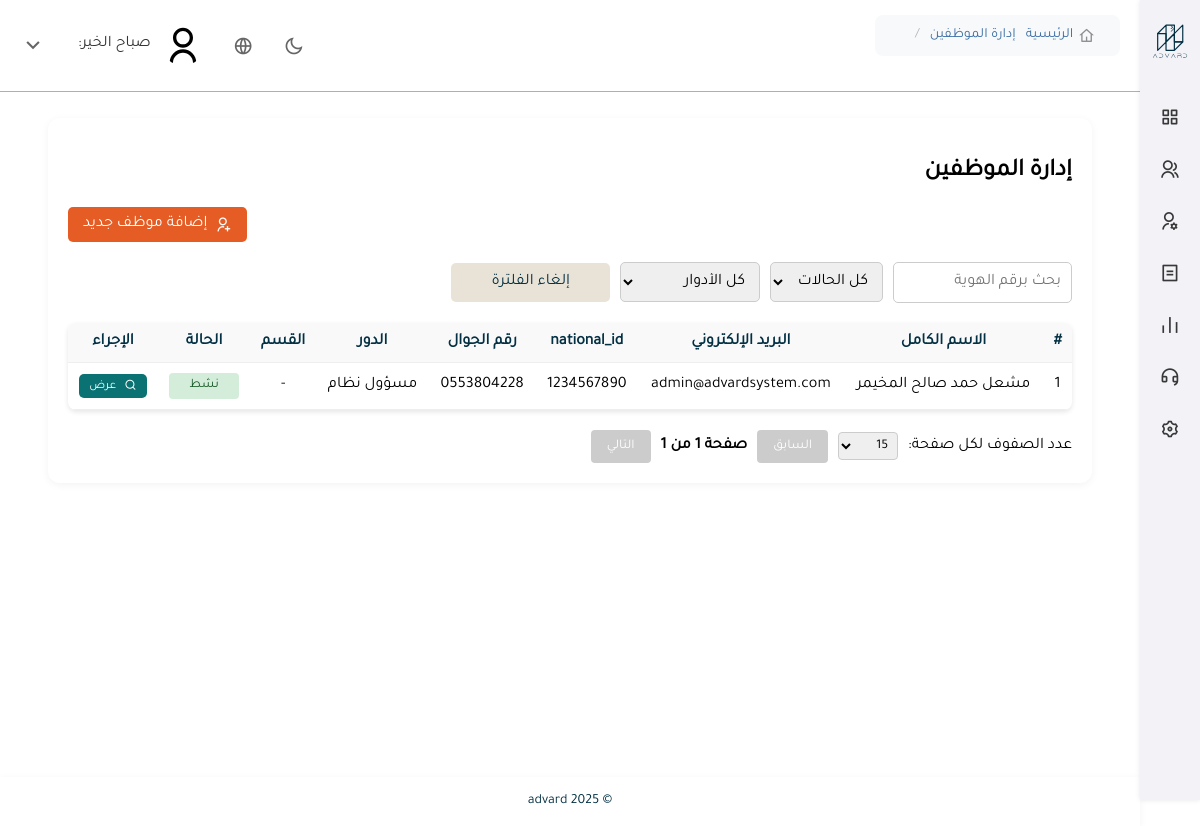
Screenshot of /admin-panel/employees/ with the database file from the repository.
### backend/accounts/models.py (models this page shows, shortened)
class InternalEmployee(models.Model):
    ROLE_CHOICES = [
        ('admin', 'مسؤول نظام'),
        ('support', 'دعم فني'),
        ('sales', 'مندوب مبيعات'),
        ('other', 'أخرى'),
    ]
    user = models.OneToOneField(CustomUser, on_delete=models.CASCADE, verbose_name="حساب المستخدم")
    role = models.CharField(max_length=20, choices=ROLE_CHOICES, default='other', verbose_name="الدور")
    domain_verified = models.BooleanField(default=False, verbose_name="تم التحقق من الدومين")
    class Meta:
        verbose_name = "موظف داخلي"
        verbose_name_plural = "الموظفون الداخليون"

class CustomUser(AbstractBaseUser, PermissionsMixin):
    USER_TYPES = [
        ('internal_admin', 'مسؤول داخلي'),
        ('internal_employee', 'موظف داخلي'),
        ('client_admin', 'مدير شركة عميلة'),
        ('client_employee', 'موظف شركة عميلة'),
    ]
    email = models.EmailField(unique=True, verbose_name="البريد الإلكتروني")
    full_name = models.CharField(max_length=255, verbose_name="الاسم الكامل")
    phone = models.CharField(max_length=20, verbose_name="رقم الجوال")
    national_id = models.CharField(max_length=20, unique=True, verbose_name="رقم الهوية")
    gender = models.CharField(max_length=10, choices=[('male', 'ذكر'), ('female', 'أنثى')], null=True, blank=True)
    nationality = models.CharField(max_length=50, null=True, blank=True, verbose_name="الجنسية")
    job_title = models.CharField(max_length=100, null=True, blank=True, verbose_name="المسمى الوظيفي")
    department = models.CharField(max_length=100, null=True, blank=True, verbose_name="القسم")
    employee_code = models.CharField(max_length=50, null=True, blank=True, verbose_name="الرقم الوظيفي")
    user_type = models.CharField(max_length=20, choices=USER_TYPES, default='client_employee', verbose_name="نوع المستخدم")
    company = models.ForeignKey(Company, null=True, blank=True, on_delete=models.SET_NULL, verbose_name="الشركة التابع لها")
    image = models.ImageField(upload_to='users/', null=True, blank=True, verbose_name="الصورة الشخصية")
    is_active = models.BooleanField(default=True)
    is_staff = models.BooleanField(default=False)
    date_joined = models.DateTimeField(default=timezone.now)
    objects = CustomUserManager()
    USERNAME_FIELD = 'email'
    REQUIRED_FIELDS = ['full_name', 'national_id']
    class Meta:
        verbose_name = "المستخدم"
        verbose_name_plural = "المستخدمون"

### backend/admin_panel/views.py (the view)
# urls.py: path('employees/', views.employees_view, name='employees'),
def employees_view(request):
    employees = InternalEmployee.objects.select_related('user').all()
    return render(request, 'admin_panel/employees.html', {'employees': employees})

### backend/accounts/context_processors.py (called while the page is built)
def user_avatar(request):
    default_avatar = '/static/images/default_avatar.svg'
    if request.user.is_authenticated:
        avatar = getattr(request.user, 'avatar', None)
        if avatar:
            avatar_path = os.path.join(settings.MEDIA_ROOT, avatar.name)
            if os.path.exists(avatar_path):
                return {'user_avatar': avatar.url}
    return {'user_avatar': default_avatar}

### backend/admin_panel/templates/admin_panel/employees.html (shortened to what this page needs)
{% extends 'admin_panel/panel_base.html' %}
{% load static %}
{% block content %}
<div class="page-container">
    <h2>إدارة الموظفين</h2>
    <div class="action-buttons">
        <a href="{% url 'admin_panel:employee_add' %}" class="btn-add">
            <i class="ri-user-add-line"></i> إضافة موظف جديد
        </a>
    </div>
    <div class="filters">
        <input type="text" id="searchID" placeholder="بحث برقم الهوية">
        <select id="filterStatus">
            <option value="">كل الحالات</option>
        </select>
        <select id="filterRole">
            <option value="">كل الأدوار</option>
        </select>
        <button id="clearFilters">إلغاء الفلترة</button>
    </div>
    <table class="data-table">
        <thead>
            <tr>
                <th>#</th>
                <th>الاسم الكامل</th>
                <th>البريد الإلكتروني</th>
                <th>national_id</th>
                <th>رقم الجوال</th>
                <th>الدور</th>
                <th>القسم</th>
                <th>الحالة</th>
                <th>الإجراء</th>
            </tr>
        </thead>
        <tbody>
            {% for employee in employees %}
            <tr>
                <td>{{ forloop.counter }}</td>
                <td>{{ employee.user.full_name }}</td>
                <td>{{ employee.user.email }}</td>
                <td>{{ employee.user.national_id }}</td>
                <td>{{ employee.user.phone }}</td>
                <td>{{ employee.get_role_display }}</td>
                <td>{{ employee.user.department|default:"-" }}</td>
                <td>
                    <span class="{% if employee.user.is_active %}status-active{% else %}status-inactive{% endif %}">
                        {% if employee.user.is_active %} نشط {% else %} موقوف {% endif %}
                    </span>
                </td>
                <td>
                    <a href="{% url 'admin_panel:employee_detail' employee.id %}" class="btn-view-details">
                        <i class="ri-search-line"></i> عرض
                    </a>
                </td>
            </tr>
            {% empty %}
            <tr>
                <td colspan="7">لا يوجد موظفون حتى الآن.</td>
            </tr>
            {% endfor %}
        </tbody>
    </table>
    <div class="pagination">
        <label for="rowsPerPage">عدد الصفوف لكل صفحة:</label>
        <select id="rowsPerPage">
            <option value="15" selected>15</option>
        </select>
        <button id="prevPage" disabled>السابق</button>
        <span id="pageInfo"></span>
        <button id="nextPage">التالي</button>
    </div>
</div>
{% endblock %}

### backend/static/css/shared.css (style rules this page uses)
body { overflow-y: auto; overflow-x: hidden; }
body { font-family: 'Tajawal', sans-serif; }
.page-container { background-color: #fff; padding: 20px; border-radius: 12px; box-shadow: 0 2px 8px rgba(0, 0, 0, 0.05); direction: rtl; width: 100%; margin: 20px 0 40px 0; position: relative; box-sizing: border-box; }

### backend/static/css/panel_style.css (style rules this page uses)
.pagination { margin-top: 20px; display: flex; align-items: center; gap: 10px; justify-content: flex-start; width: 100%; }
.pagination select { padding: 5px; border-radius: 4px; border: 1px solid #ccc; font-family: 'Tajawal', sans-serif; }
.pagination button { padding: 8px 16px; border: none; background-color: #67917D; color: white; border-radius: 4px; cursor: pointer; font-family: 'Tajawal', sans-serif; }
.pagination button:disabled { background-color: #ccc; cursor: not-allowed; font-family: 'Tajawal', sans-serif; }
.pagination span { font-weight: bold; }
.data-table { width: 100%; border-collapse: collapse; margin-top: 20px; background: #fff; box-shadow: 0 2px 5px rgba(0, 0, 0, 0.1); border-radius: 8px; overflow: hidden; }
.data-table th, .data-table td { padding: 10px; text-align: center; border-bottom: 1px solid #eee; }
.data-table th { background-color: #f9f9f9; color: #033043; font-weight: bold; }

### backend/admin_panel/templates/admin_panel/employees.html (style rules this page uses)
.action-buttons { text-align: left; margin-bottom: 20px; }
.btn-add { background-color: #E55C24; color: white; padding: 8px 15px; border-radius: 5px; font-size: 16px; transition: all 0.3s ease; display: inline-flex; align-items: center; gap: 8px; text-decoration: none; }
.btn-view-details { display: inline-flex; align-items: center; gap: 8px; padding: 5px 10px; background-color: #0A7273; color: #fff; text-decoration: none; border-radius: 5px; font-family: 'Tajawal', sans-serif; font-size: 12px; transition: background-color 0.3s ease; }
.filters { display: flex; gap: 10px; margin-bottom: 15px; justify-content: right; align-items: center; font-family: 'Tajawal'; }
.filters input, .filters select, .filters button { padding: 10px; font-size: 16px; border-radius: 5px; border: 1px solid #ccc; outline: none; transition: all 0.3s ease; font-family: 'Tajawal'; }
.filters button { background-color: #E9E3D7; color: #033043; border: none; cursor: pointer; font-family: 'Tajawal'; padding: 10px 40px; }
.status-active { color: #155724; background-color: #d4edda; padding: 5px 20px; border-radius: 4px; display: inline-block; font-size: 13px; }

### rows the page displays
InternalEmployee: user.full_name "مشعل حمد صالح المخيمر", user.email "admin@advardsystem.com", user.national_id "1234567890", user.phone "0553804228", role "مسؤول نظام", user.department "-", shows "نشط"
